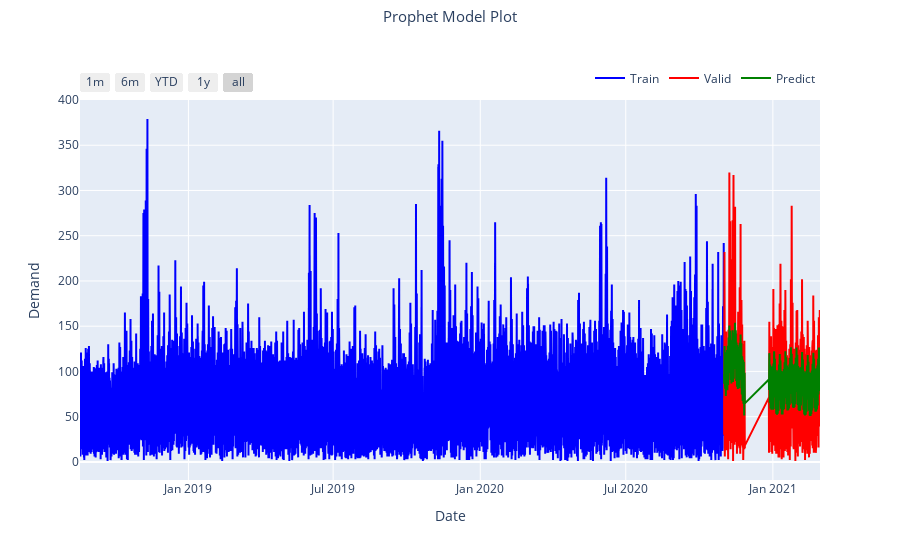

Write notebook code for a chart like this one.
### Code cell
forecast_plot(
    train_data,
    valid_data,
    'ds',
    forecast["yhat"],
    ["Train", "Valid", "Predict"],
    "Prophet",
    "Date",
    "Demand",
)

### Figure 1 — Plotly figure (JSON) as saved in the notebook; plotly's stock layout.template omitted (floating-point values rounded to 4 significant figures; data arrays with more than 128 entries replaced by an {"elided": "..."} marker saying what was removed)
{"data": [{"marker": {"color": "blue", "size": 10}, "name": "Train", "textfont": {"color": "black", "family": "Times New Roman", "size": 18}, "type": "scatter", "x": {"elided": "16254 str values"}, "y": {"elided": "16254 int values"}}, {"marker": {"color": "red", "size": 10}, "name": "Valid", "type": "scatter", "x": {"elided": "1993 str values"}, "y": {"elided": "1993 int values"}}, {"marker": {"color": "green", "size": 10}, "name": "Predict", "type": "scatter", "x": {"elided": "1993 str values"}, "y": {"elided": "1993 float values"}}], "layout": {"legend": {"orientation": "h", "x": 1, "xanchor": "right", "y": 1.02, "yanchor": "bottom"}, "title": {"font": {"size": 15}, "text": "Prophet Model Plot", "x": 0.5, "xanchor": "center", "y": 0.98, "yanchor": "top"}, "xaxis": {"anchor": "y", "domain": [0, 1], "rangeselector": {"buttons": [{"count": 1, "label": "1m", "step": "month", "stepmode": "backward"}, {"count": 6, "label": "6m", "step": "month", "stepmode": "backward"}, {"count": 1, "label": "YTD", "step": "year", "stepmode": "todate"}, {"count": 1, "label": "1y", "step": "year", "stepmode": "backward"}, {"step": "all"}]}, "title": {"text": "Date"}}, "yaxis": {"anchor": "x", "domain": [0, 1], "title": {"text": "Demand"}}}}
